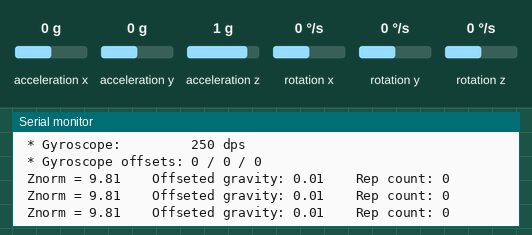
The sketch below on a simulated Arduino Uno, built with avr-gcc and run on an emulated ATmega328P. On the bench: the last lines printed to the serial monitor. The inputs (shaded band) are chosen by the test bench; at power-on: acceleration z 1 g, acceleration x 0 g, acceleration y 0 g, rotation x 0 °/s, rotation y 0 °/s, rotation z 0 °/s.

Above: at 1.2 s.
1.3 s: acceleration z set to -1.4 g
At 1.89 s:
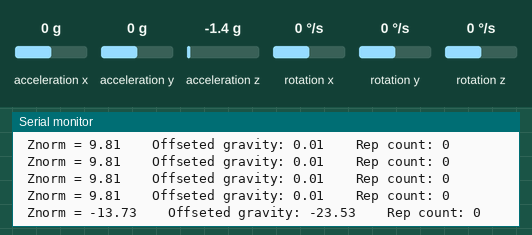
2.8 s: acceleration z set to -0.8 g
At 3.11 s:
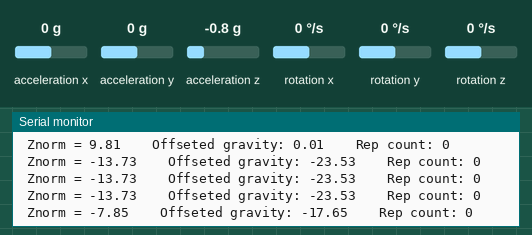
Timing chart, 0 to 5.8 s (numbered marks = the images above; inputs shaded):
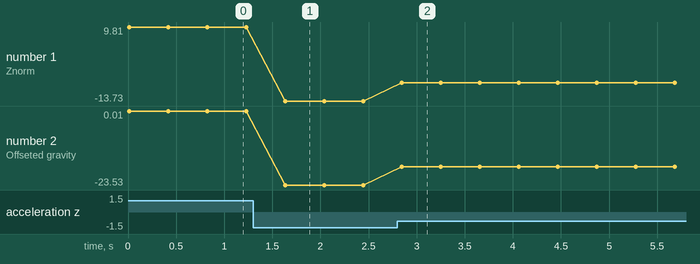

Measured:
- after the input at 1.3 s, the serial monitor: prints a new line after 0.33 s (image 1)
- after the input at 2.8 s, the serial monitor: prints a new line after 0.05 s (image 2)
- plotted number 1: 9.81 → -13.73 after the input at 1.3 s, -13.73 → -7.85 after the input at 2.8 s
- plotted number 2: 0.01 → -23.53 after the input at 1.3 s, -23.53 → -17.65 after the input at 2.8 s

The sketch:

Test_Accel_Rep.ino
```cpp
/*
    MPU6050 Triple Axis Gyroscope & Accelerometer. Simple Gyroscope Example.
    Read more: http://www.jarzebski.pl/arduino/czujniki-i-sensory/3-osiowy-zyroskop-i-akcelerometr-mpu6050.html
    GIT: https://github.com/jarzebski/Arduino-MPU6050
    Web: http://www.jarzebski.pl
    (c) 2014 by Korneliusz Jarzebski
*/

#include <Wire.h>
#include <MPU6050.h>

MPU6050 mpu;
bool start_pos=false;
int count = 0;

void setup()
{
  Serial.begin(115200);

  // Initializing MPU6050
  Serial.println("Initialize MPU6050");
  while(!mpu.begin(MPU6050_SCALE_2000DPS, MPU6050_RANGE_2G))
  {
    Serial.println("Could not find a valid MPU6050 sensor, check wiring!");
    delay(500);
  }

  // If you want, you can set gyroscope offsets
  // mpu.setGyroOffsetX(155);
  // mpu.setGyroOffsetY(15);
  // mpu.setGyroOffsetZ(15);

  // Calibrate gyroscope. The calibration must be at rest.
  // If you don't want calibrate, comment this line.
  mpu.calibrateGyro();

  // Set threshold sensivty. Default 3.
  // If you don't want use threshold, comment this line or set 0.
  mpu.setThreshold(3);

  // Check settings
  checkSettings();
}

void checkSettings()
{
  Serial.println();

  Serial.print(" * Sleep Mode:        ");
  Serial.println(mpu.getSleepEnabled() ? "Enabled" : "Disabled");

  Serial.print(" * Clock Source:      ");
  switch(mpu.getClockSource())
  {
    case MPU6050_CLOCK_KEEP_RESET:     Serial.println("Stops the clock and keeps the timing generator in reset"); break;
    case MPU6050_CLOCK_EXTERNAL_19MHZ: Serial.println("PLL with external 19.2MHz reference"); break;
    case MPU6050_CLOCK_EXTERNAL_32KHZ: Serial.println("PLL with external 32.768kHz reference"); break;
    case MPU6050_CLOCK_PLL_ZGYRO:      Serial.println("PLL with Z axis gyroscope reference"); break;
    case MPU6050_CLOCK_PLL_YGYRO:      Serial.println("PLL with Y axis gyroscope reference"); break;
    case MPU6050_CLOCK_PLL_XGYRO:      Serial.println("PLL with X axis gyroscope reference"); break;
    case MPU6050_CLOCK_INTERNAL_8MHZ:  Serial.println("Internal 8MHz oscillator"); break;
  }

  Serial.print(" * Gyroscope:         ");
  switch(mpu.getScale())
  {
    case MPU6050_SCALE_2000DPS:        Serial.println("2000 dps"); break;
    case MPU6050_SCALE_1000DPS:        Serial.println("1000 dps"); break;
    case MPU6050_SCALE_500DPS:         Serial.println("500 dps"); break;
    case MPU6050_SCALE_250DPS:         Serial.println("250 dps"); break;
  }

  Serial.print(" * Gyroscope offsets: ");
  Serial.print(mpu.getGyroOffsetX());
  Serial.print(" / ");
  Serial.print(mpu.getGyroOffsetY());
  Serial.print(" / ");
  Serial.println(mpu.getGyroOffsetZ());

  Serial.println();
}

void loop()
{
  Vector rawAccel = mpu.readRawAccel();
  Vector normAccel = mpu.readNormalizeAccel();

//  Serial.print(" Xraw = ");
//  Serial.print(rawGyro.XAxis);
//  Serial.print(" Yraw = ");
//  Serial.print(rawGyro.YAxis);
//  Serial.print(" Zraw = ");
//  Serial.println(rawGyro.ZAxis);
//
//  Serial.print(" Xnorm = ");
//  Serial.print(normGyro.XAxis);
//  Serial.print(" Ynorm = ");
//  Serial.print(normGyro.YAxis);
  Serial.print(" Znorm = ");
  Serial.print(normAccel.ZAxis);
  Serial.print("\t\tOffseted gravity: ");
  Serial.print(normAccel.ZAxis - 9.8);
  Serial.print("\t\tRep count: ");
  Serial.println(count);

  count_check(normAccel.ZAxis - 9.8);
  delay(400);
}

//3 axis accel function
//only count for linear (unidirection) rep
// assuming Z axis control that direction
void count_check(float normZ){
  //Values of raw Z axis and norm Z axis are unknown. Need to find a stable data.
  if(normZ < -0.3){
    start_pos = true;
  }else if(start_pos == true && normZ > 0.3){
    start_pos = false;
    count++;
  }


}
```
